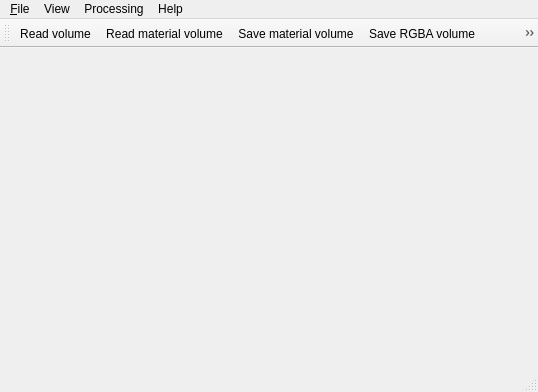
<?xml version="1.0" encoding="UTF-8"?>
<ui version="4.0">
 <class>MainWindow</class>
 <widget class="QMainWindow" name="MainWindow">
  <property name="geometry">
   <rect>
    <x>0</x>
    <y>0</y>
    <width>538</width>
    <height>392</height>
   </rect>
  </property>
  <property name="windowTitle">
   <string>Blaze</string>
  </property>
  <property name="iconSize">
   <size>
    <width>32</width>
    <height>32</height>
   </size>
  </property>
  <property name="toolButtonStyle">
   <enum>Qt::ToolButtonIconOnly</enum>
  </property>
  <property name="documentMode">
   <bool>false</bool>
  </property>
  <widget class="GLWidget" name="centralWidget">
   <layout class="QGridLayout" name="gridLayout"/>
  </widget>
  <widget class="QMenuBar" name="menuBar">
   <property name="geometry">
    <rect>
     <x>0</x>
     <y>0</y>
     <width>538</width>
     <height>22</height>
    </rect>
   </property>
   <property name="defaultUp">
    <bool>false</bool>
   </property>
   <widget class="QMenu" name="menu_File">
    <property name="title">
     <string>&amp;File</string>
    </property>
    <addaction name="action_Read"/>
    <addaction name="actionRead_material"/>
    <addaction name="actionSave_material"/>
    <addaction name="actionSave_RGBA"/>
    <addaction name="actionSave_screenshot"/>
    <addaction name="separator"/>
    <addaction name="action_Quit"/>
   </widget>
   <widget class="QMenu" name="menuView">
    <property name="title">
     <string>View</string>
    </property>
    <addaction name="action1D_TF"/>
    <addaction name="action2D_TF"/>
    <addaction name="separator"/>
    <addaction name="actionRaycasting_settings"/>
   </widget>
   <widget class="QMenu" name="menuProcessing">
    <property name="title">
     <string>Processing</string>
    </property>
    <addaction name="actionCompute_material_graph"/>
    <addaction name="separator"/>
    <addaction name="actionMaterial_settings"/>
   </widget>
   <widget class="QMenu" name="menuHelp">
    <property name="title">
     <string>Help</string>
    </property>
    <addaction name="actionAbout"/>
   </widget>
   <addaction name="menu_File"/>
   <addaction name="menuView"/>
   <addaction name="menuProcessing"/>
   <addaction name="menuHelp"/>
  </widget>
  <widget class="QToolBar" name="mainToolBar">
   <property name="iconSize">
    <size>
     <width>16</width>
     <height>16</height>
    </size>
   </property>
   <attribute name="toolBarArea">
    <enum>TopToolBarArea</enum>
   </attribute>
   <attribute name="toolBarBreak">
    <bool>false</bool>
   </attribute>
   <addaction name="action_Read"/>
   <addaction name="actionRead_material"/>
   <addaction name="actionSave_material"/>
   <addaction name="actionSave_RGBA"/>
   <addaction name="actionSave_screenshot"/>
   <addaction name="separator"/>
   <addaction name="actionRaycasting_settings"/>
   <addaction name="action1D_TF"/>
   <addaction name="action2D_TF"/>
   <addaction name="separator"/>
   <addaction name="actionMaterial_settings"/>
   <addaction name="actionCompute_material_graph"/>
  </widget>
  <widget class="QStatusBar" name="statusBar"/>
  <action name="action_Read">
   <property name="icon">
    <iconset resource="../../res/icons.qrc">
     <normaloff>:/icons/open_volume.png</normaloff>:/icons/open_volume.png</iconset>
   </property>
   <property name="text">
    <string>&amp;Read volume</string>
   </property>
   <property name="toolTip">
    <string>Read volume data</string>
   </property>
   <property name="shortcut">
    <string>Ctrl+O</string>
   </property>
  </action>
  <action name="action_Quit">
   <property name="text">
    <string>&amp;Quit</string>
   </property>
   <property name="shortcut">
    <string>Ctrl+Q</string>
   </property>
  </action>
  <action name="action1D_TF">
   <property name="checkable">
    <bool>true</bool>
   </property>
   <property name="icon">
    <iconset resource="../../res/icons.qrc">
     <normaloff>:/icons/TF1D.png</normaloff>:/icons/TF1D.png</iconset>
   </property>
   <property name="text">
    <string>1D Transfer Function</string>
   </property>
   <property name="toolTip">
    <string>1D Transfer Function</string>
   </property>
  </action>
  <action name="actionRaycasting_settings">
   <property name="checkable">
    <bool>true</bool>
   </property>
   <property name="icon">
    <iconset resource="../../res/icons.qrc">
     <normaloff>:/icons/render_settings.png</normaloff>:/icons/render_settings.png</iconset>
   </property>
   <property name="text">
    <string>Raycasting settings</string>
   </property>
   <property name="toolTip">
    <string>Raycasting settings</string>
   </property>
  </action>
  <action name="action2D_TF">
   <property name="checkable">
    <bool>true</bool>
   </property>
   <property name="icon">
    <iconset resource="../../res/icons.qrc">
     <normaloff>:/icons/TF2D.png</normaloff>:/icons/TF2D.png</iconset>
   </property>
   <property name="text">
    <string>2D Transfer Function</string>
   </property>
   <property name="toolTip">
    <string>2D Transfer Function</string>
   </property>
  </action>
  <action name="actionCompute_material_graph">
   <property name="enabled">
    <bool>true</bool>
   </property>
   <property name="icon">
    <iconset resource="../../res/icons.qrc">
     <normaloff>:/icons/material_graph.png</normaloff>:/icons/material_graph.png</iconset>
   </property>
   <property name="text">
    <string>Compute material graph</string>
   </property>
   <property name="toolTip">
    <string>Compute material graph</string>
   </property>
  </action>
  <action name="actionSave_screenshot">
   <property name="icon">
    <iconset resource="../../res/icons.qrc">
     <normaloff>:/icons/screenshot.png</normaloff>:/icons/screenshot.png</iconset>
   </property>
   <property name="text">
    <string>Save screenshot</string>
   </property>
   <property name="toolTip">
    <string>Save screenshot of volume render</string>
   </property>
   <property name="shortcut">
    <string>Ctrl+P</string>
   </property>
  </action>
  <action name="actionSave_RGBA">
   <property name="icon">
    <iconset resource="../../res/icons.qrc">
     <normaloff>:/icons/save_color_volume.png</normaloff>:/icons/save_color_volume.png</iconset>
   </property>
   <property name="text">
    <string>Save RGBA volume</string>
   </property>
   <property name="toolTip">
    <string>Save color volume</string>
   </property>
   <property name="shortcut">
    <string>Ctrl+Shift+S</string>
   </property>
  </action>
  <action name="actionMaterial_settings">
   <property name="checkable">
    <bool>true</bool>
   </property>
   <property name="icon">
    <iconset resource="../../res/icons.qrc">
     <normaloff>:/icons/material_settings.png</normaloff>:/icons/material_settings.png</iconset>
   </property>
   <property name="text">
    <string>Material settings</string>
   </property>
   <property name="toolTip">
    <string>Material deduction settings</string>
   </property>
  </action>
  <action name="actionSave_material">
   <property name="icon">
    <iconset resource="../../res/icons.qrc">
     <normaloff>:/icons/material_save.png</normaloff>:/icons/material_save.png</iconset>
   </property>
   <property name="text">
    <string>Save material volume</string>
   </property>
   <property name="toolTip">
    <string>Save material volume</string>
   </property>
   <property name="shortcut">
    <string>Ctrl+S</string>
   </property>
  </action>
  <action name="actionRead_material">
   <property name="icon">
    <iconset resource="../../res/icons.qrc">
     <normaloff>:/icons/material_open.png</normaloff>:/icons/material_open.png</iconset>
   </property>
   <property name="text">
    <string>Read material volume</string>
   </property>
   <property name="toolTip">
    <string>Read material volume</string>
   </property>
  </action>
  <action name="actionAbout">
   <property name="text">
    <string>About</string>
   </property>
  </action>
 </widget>
 <layoutdefault spacing="6" margin="11"/>
 <customwidgets>
  <customwidget>
   <class>GLWidget</class>
   <extends>QWidget</extends>
   <header>ui/glwidget.h</header>
   <container>1</container>
  </customwidget>
 </customwidgets>
 <resources>
  <include location="../../res/icons.qrc"/>
 </resources>
 <connections/>
</ui>
